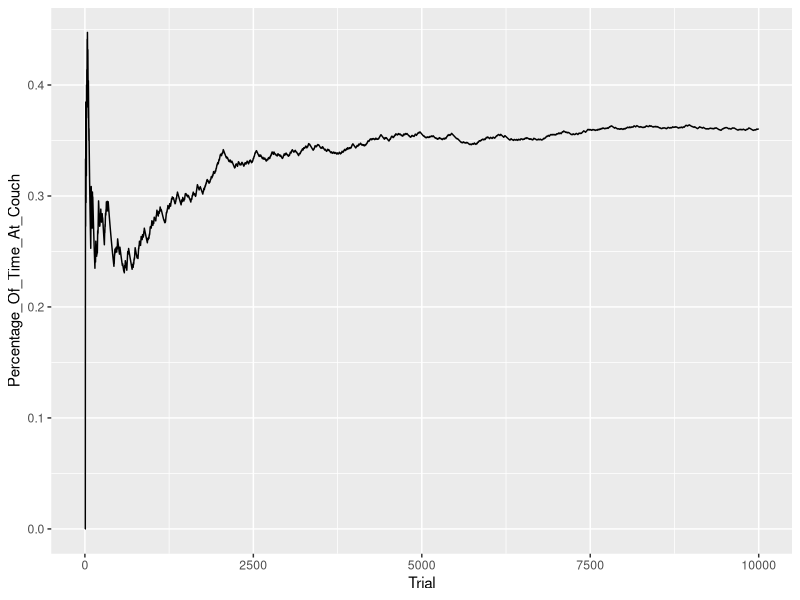

The R script that drew this image:
#From Steve Simon, an adorable living-room puzzle:

#Your baby is learning to walk. The baby begins by holding onto a couch. 
#Whenever she is next to the couch, 
#there is a 25 percent chance that she will take a step forward and a 75 percent chance that she will stay clutching the couch. 
#If the baby is one or more steps away from the couch, 
#there’s a 25 percent chance that she will take a step forward, a 25 percent chance she’ll stay in place and a 50 percent chance she’ll take one step back toward the couch.

#In the long run, what percent of the time does the baby choose to clutch the couch?




trials_to_run <- 10000

distance<-0
trial_history <- setNames(data.frame(matrix(ncol = 4, nrow = trials_to_run)), c("Trial", "Steps_Away", "At_Couch", "Percentage_Of_Time_At_Couch"))

for (i in 1:trials_to_run){ 
	#Baby Chooses What to Do Next
	if (distance==0){
		distance<-sample(c(0,1), size = 1, prob = c(0.75, 0.25))

		if (distance==0){
			trial_history$At_Couch[i]<-1
		}else{
			trial_history$At_Couch[i]<-0
	}
	}else{
		distance<-sample(c(distance-1, distance, distance+1), size = 1, prob = c(0.5, 0.25, 0.25))
	}

	#Record State
	trial_history$Trial[i]<-i
	trial_history$Steps_Away[i]<-distance
	trial_history$Percentage_Of_Time_At_Couch[i] <- sum(na.omit(trial_history$At_Couch))/i
}

#Print Solution
print (trial_history$Percentage_Of_Time_At_Couch[trials_to_run])

#Plot Trial History
library(ggplot2)
ggplot(trial_history, aes(x=Trial, y=Percentage_Of_Time_At_Couch)) + geom_line()